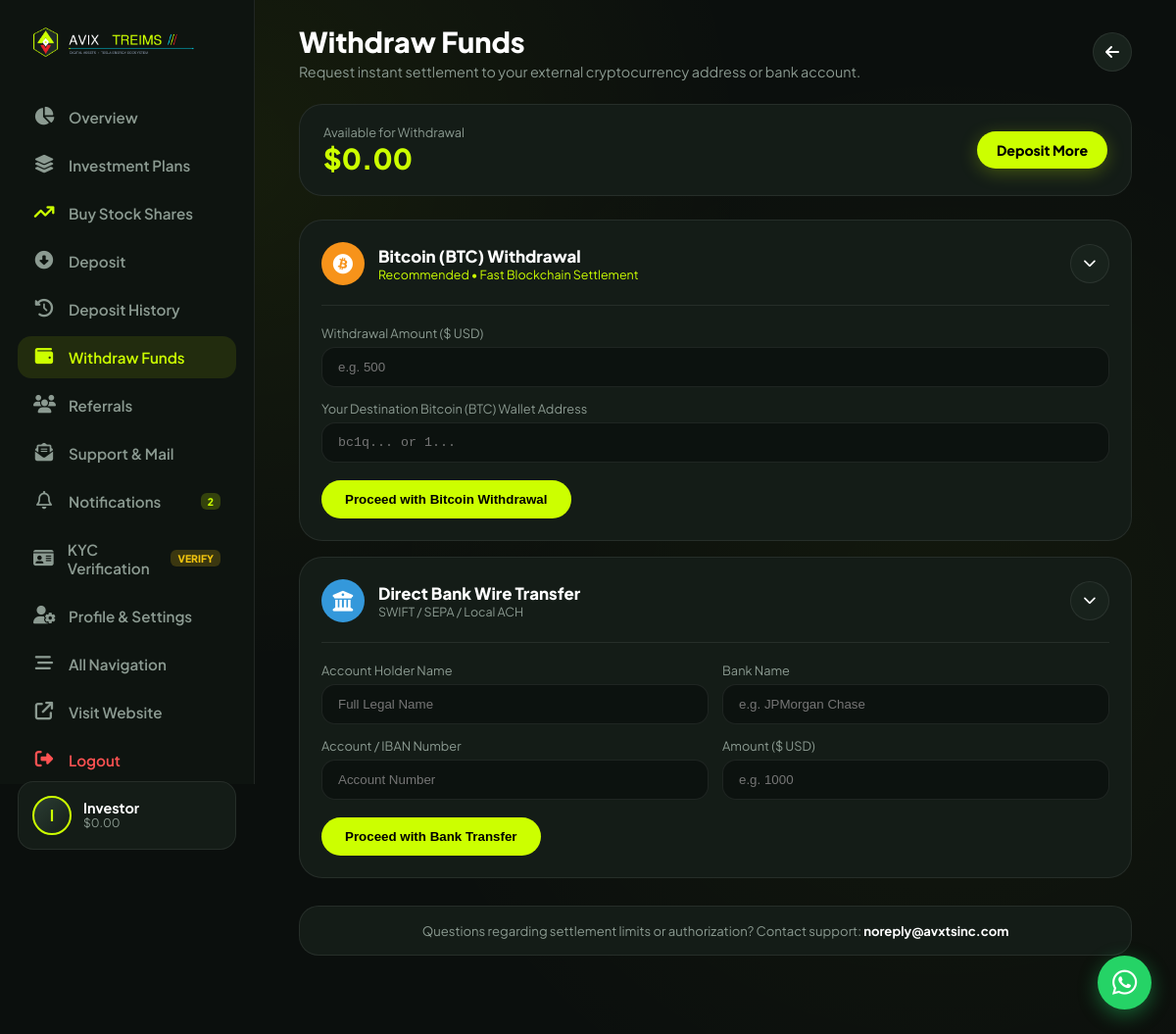
Page /dashboard/withdraw.php (signed in) on the committed database.
### tables this page shows
CREATE TABLE IF NOT EXISTS `settings` (
  `id` int(11) NOT NULL AUTO_INCREMENT,
  `sitename` varchar(255) NOT NULL DEFAULT 'Avix Treims',
  `siteurl` varchar(255) NOT NULL DEFAULT 'https://avxtsinc.com',
  `sitemail` varchar(255) NOT NULL DEFAULT 'noreply@avxtsinc.com',
  `ref_bonus` varchar(255) NOT NULL DEFAULT '10',
  `walt` varchar(255) NOT NULL DEFAULT 'bc1qzxhs0c73r4tmphcrmwjtwjvdxcc9eapcuqn63e',
  `walt_eth` varchar(255) DEFAULT '0x71C83d3129486c9A74cfdD522aAf5E0C2B9f5fE0',
  `walt_usdt` varchar(255) DEFAULT 'TXh8Z3z79Vp7f8ZpL2hY4eR3nK9wM1qXyT',
  `qr_btc` varchar(255) DEFAULT '',
  `qr_eth` varchar(255) DEFAULT '',
  `qr_usdt` varchar(255) DEFAULT '',
  `whatsapp` varchar(255) NOT NULL DEFAULT '+1 (555) 234-5678',
  `phone` varchar(255) DEFAULT '+1 (555) 234-5678',
  `address` varchar(255) DEFAULT 'Flatiron District, New York, NY 10010',
  `logo` varchar(255) DEFAULT 'images/logo.png',
  `theme_color` varchar(30) DEFAULT '#ccff00',
  `bg_color` varchar(30) DEFAULT '#0b0f0d',
  `mail_host` varchar(255) DEFAULT 'mail.avxtsinc.com',
  `mail_user` varchar(255) DEFAULT 'noreply@avxtsinc.com',
  `mail_pass` varchar(255) DEFAULT 'CHANGE_ME_SMTP_PASS',
  `mail_port` varchar(10) DEFAULT '465',
  `meta_title` varchar(255) DEFAULT 'Avix Treims - Digital Asset Management & Technology Platform',
  `meta_desc` text DEFAULT NULL,
  `meta_keywords` text DEFAULT NULL,
  `meta_author` varchar(255) DEFAULT 'Avix Treims',
  `og_image` varchar(255) DEFAULT 'images/logo.png',
  `google_analytics` text DEFAULT NULL,
  PRIMARY KEY (`id`)
);

### dashboard/withdraw.php (the view, shortened to what the rows shown need)
<?php
include 'session.php';
include_once __DIR__ . '/header.php';
?>
<div style="max-width: 850px; margin: 0 auto;">
    <div style="display: flex; justify-content: space-between; align-items: center; margin-bottom: 24px;">
        <div>
            <h2 style="font-weight: 800; font-size: 1.8rem; color: #fff; margin-bottom: 4px;">Withdraw Funds</h2>
        </div>
    </div>
    <div style="background: #141c17; border: 1px solid var(--card-border); border-radius: 20px; padding: 16px 20px; text-align: center; font-size: 0.82rem; color: var(--text-muted);">
        Questions regarding settlement limits or authorization? Contact support: <strong style="color: #fff;"><?php echo htmlspecialchars($sitemail); ?></strong>
    </div>
</div>
<?php
include_once __DIR__ . '/footer.php';
?>

### dashboard/header.php (shortened to what the rows shown need)
<?php
include_once __DIR__ . '/session.php';
?>
<!DOCTYPE html>
<html lang="en">
<head>
    <link rel="stylesheet" href="../pwa.css">
    <link rel="stylesheet" href="https://cdnjs.cloudflare.com/ajax/libs/font-awesome/6.5.0/css/all.min.css">
    <link rel="stylesheet" href="style/fintech-theme.css">
</head>
<body class="fintech-body">
<div class="app-container">
    <aside class="app-sidebar">
        <a href="customer.php" class="sidebar-brand">
            <?php
            $dash_logo = "../images/logo.png";
            if (!empty($logo)) {
                if (strpos($logo, 'http') === 0) {
                    $dash_logo = $logo;
                } elseif (file_exists(__DIR__ . '/../' . $logo)) {
                    $dash_logo = "../" . $logo;
                } elseif (file_exists(__DIR__ . '/' . $logo)) {
                    $dash_logo = $logo;
                }
            }
            if (!empty($dash_logo)) { ?>
                <img src="<?php echo htmlspecialchars($dash_logo); ?>" alt="<?php echo htmlspecialchars($sitename); ?>" style="max-height: 38px; width: auto; object-fit: contain;">
            <?php } else { ?>
                <span class="brand-dot"></span>
                <span class="brand-title"><?php echo htmlspecialchars($sitename); ?></span>
            <?php } ?>
        </a>
    </aside>
    <main class="app-main">

### rows in the picture
settings: logo (picture), sitemail "noreply@avxtsinc.com"

### other values in the picture
$user_unread_notif_count "2"
substr($display_name, 0, 1) "I"
$display_name "Investor"
$total_balance "0.00"
$mbalance "0.00"
